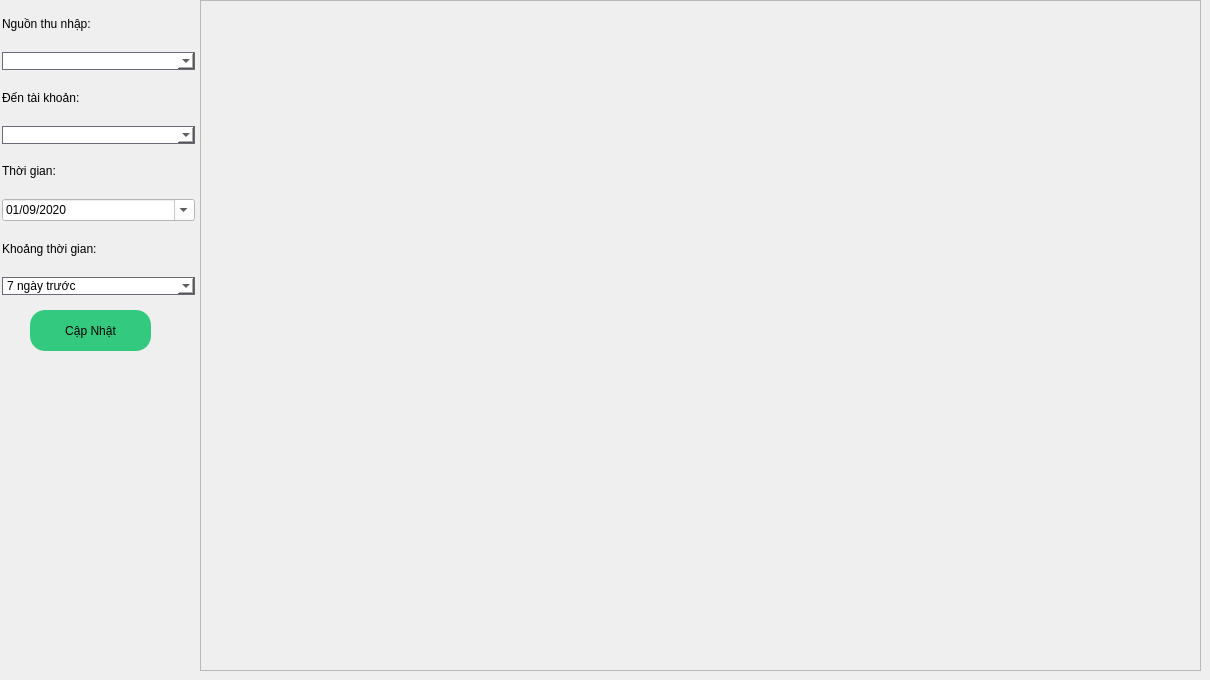
     <widget class="QWidget" name="tab3_P5">
      <attribute name="title">
       <string>Thu Nhập</string>
      </attribute>
      <widget class="QWidget" name="layoutWidget_5">
       <property name="geometry">
        <rect>
         <x>2</x>
         <y>2</y>
         <width>193</width>
         <height>293</height>
        </rect>
       </property>
       <layout class="QGridLayout" name="gridLayout_2">
        <item row="0" column="0">
         <widget class="QLabel" name="label_P5_NguonThuNhap_tab3">
          <property name="styleSheet">
           <string notr="true">font: 75 15pt &quot;Segoe UI&quot;;</string>
          </property>
          <property name="text">
           <string>&lt;html&gt;&lt;head/&gt;&lt;body&gt;&lt;p&gt;Nguồn thu nhập:&lt;/p&gt;&lt;/body&gt;&lt;/html&gt;</string>
          </property>
         </widget>
        </item>
        <item row="1" column="0">
         <widget class="QComboBox" name="comboBox_P5_NguonThuNhap_tab3">
          <property name="styleSheet">
           <string notr="true">border-radius: 10px;
border: 1px solid #6d6875;
color: rgb(0, 0, 0);
background-color: rgb(255, 255, 255);
font: 75 14pt &quot;Segoe UI&quot;;</string>
          </property>
         </widget>
        </item>
        <item row="2" column="0">
         <widget class="QLabel" name="label_P5_DenTaiKhoan_tab3">
          <property name="styleSheet">
           <string notr="true">font: 75 15pt &quot;Segoe UI&quot;;</string>
          </property>
          <property name="text">
           <string>&lt;html&gt;&lt;head/&gt;&lt;body&gt;&lt;p&gt;Đến tài khoản:&lt;/p&gt;&lt;/body&gt;&lt;/html&gt;</string>
          </property>
         </widget>
        </item>
        <item row="3" column="0">
         <widget class="QComboBox" name="comboBox_P5_DenTaiKhoan_tab3">
          <property name="styleSheet">
           <string notr="true">border-radius: 10px;
border: 1px solid #6d6875;
color: rgb(0, 0, 0);
background-color: rgb(255, 255, 255);
font: 75 14pt &quot;Segoe UI&quot;;</string>
          </property>
         </widget>
        </item>
        <item row="4" column="0">
         <widget class="QLabel" name="label_P5_ThoiGian_tab3">
          <property name="styleSheet">
           <string notr="true">font: 75 15pt &quot;Segoe UI&quot;;</string>
          </property>
          <property name="text">
           <string>&lt;html&gt;&lt;head/&gt;&lt;body&gt;&lt;p&gt;Thời gian:&lt;/p&gt;&lt;/body&gt;&lt;/html&gt;</string>
          </property>
         </widget>
        </item>
        <item row="5" column="0">
         <widget class="QDateEdit" name="dateEdit_P5_ThoiGian_tab3">
          <property name="styleSheet">
           <string notr="true">font: 75 18pt &quot;Segoe UI&quot;;
background-color: rgb(255, 255, 255);
color: rgb(0, 0, 0);</string>
          </property>
          <property name="alignment">
           <set>Qt::AlignLeading|Qt::AlignLeft|Qt::AlignVCenter</set>
          </property>
          <property name="currentSection">
           <enum>QDateTimeEdit::DaySection</enum>
          </property>
          <property name="displayFormat">
           <string>dd/MM/yyyy</string>
          </property>
          <property name="calendarPopup">
           <bool>true</bool>
          </property>
          <property name="timeSpec">
           <enum>Qt::LocalTime</enum>
          </property>
          <property name="date">
           <date>
            <year>2020</year>
            <month>9</month>
            <day>1</day>
           </date>
          </property>
         </widget>
        </item>
        <item row="6" column="0">
         <widget class="QLabel" name="label_P5_KhoangThoiGian_tab3">
          <property name="styleSheet">
           <string notr="true">font: 75 15pt &quot;Segoe UI&quot;;</string>
          </property>
          <property name="text">
           <string>&lt;html&gt;&lt;head/&gt;&lt;body&gt;&lt;p&gt;Khoảng thời gian:&lt;/p&gt;&lt;/body&gt;&lt;/html&gt;</string>
          </property>
         </widget>
        </item>
        <item row="7" column="0">
         <widget class="QComboBox" name="comboBox_P5_KhoangThoiGian_tab3">
          <property name="styleSheet">
           <string notr="true">border-radius: 10px;
border: 1px solid #6d6875;
color: rgb(0, 0, 0);
background-color: rgb(255, 255, 255);
font: 75 14pt &quot;Segoe UI&quot;;</string>
          </property>
          <item>
           <property name="text">
            <string>7 ngày trước</string>
           </property>
          </item>
          <item>
           <property name="text">
            <string>30 ngày trước</string>
           </property>
          </item>
          <item>
           <property name="text">
            <string>3 tháng trước</string>
           </property>
          </item>
          <item>
           <property name="text">
            <string>Năm này</string>
           </property>
          </item>
         </widget>
        </item>
       </layout>
      </widget>
      <widget class="QPushButton" name="btn_P5_CapNhat_tab3">
       <property name="geometry">
        <rect>
         <x>30</x>
         <y>310</y>
         <width>121</width>
         <height>41</height>
        </rect>
       </property>
       <property name="styleSheet">
        <string notr="true">border-radius: 15px;
color: rgb(0, 0, 0);
background-color: #33CA7F;
font: 75 15pt &quot;MS Shell Dlg 2&quot;;</string>
       </property>
       <property name="text">
        <string>Cập Nhật</string>
       </property>
      </widget>
      <widget class="QFrame" name="frame_P5_tab3">
       <property name="geometry">
        <rect>
         <x>200</x>
         <y>0</y>
         <width>1001</width>
         <height>671</height>
        </rect>
       </property>
       <property name="frameShape">
        <enum>QFrame::StyledPanel</enum>
       </property>
       <property name="frameShadow">
        <enum>QFrame::Raised</enum>
       </property>
      </widget>
     </widget>
